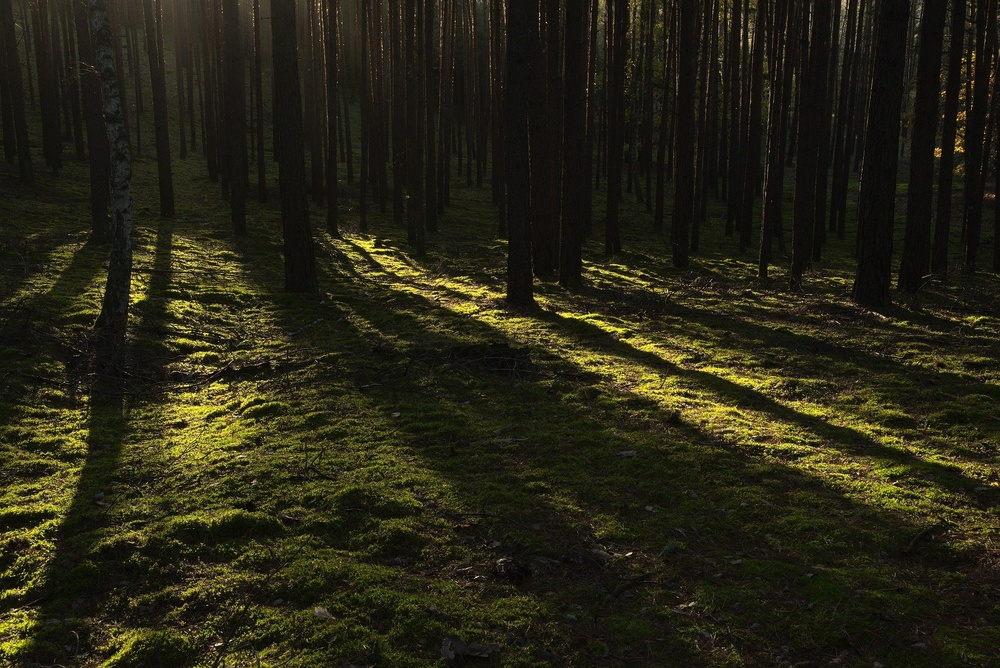
//> input picture eq-color/floresta.jpg, 1000 x 668 px, shrunk from 1920 x 1282 before the run
$ ./color-equalization   (built with g++ and OpenCV 4)
//> lines starting //> are read from the running program, lines starting //| are printed output that depends on the picture
//> further down, img is the input picture: 668 rows x 1000 cols, CV_8UC3; mean B, G, R 20.4, 36.8, 38.9
/////////////////  bgr  \  hsv

#include <iostream>
#include <vector>
#include <opencv2/opencv.hpp>

using namespace std;
using namespace cv;


Mat equa_bgr(const Mat& img)
{
    Mat im  =  img.clone();

    vector<Mat> canal, canal_eq;

    cv::split(im, canal);
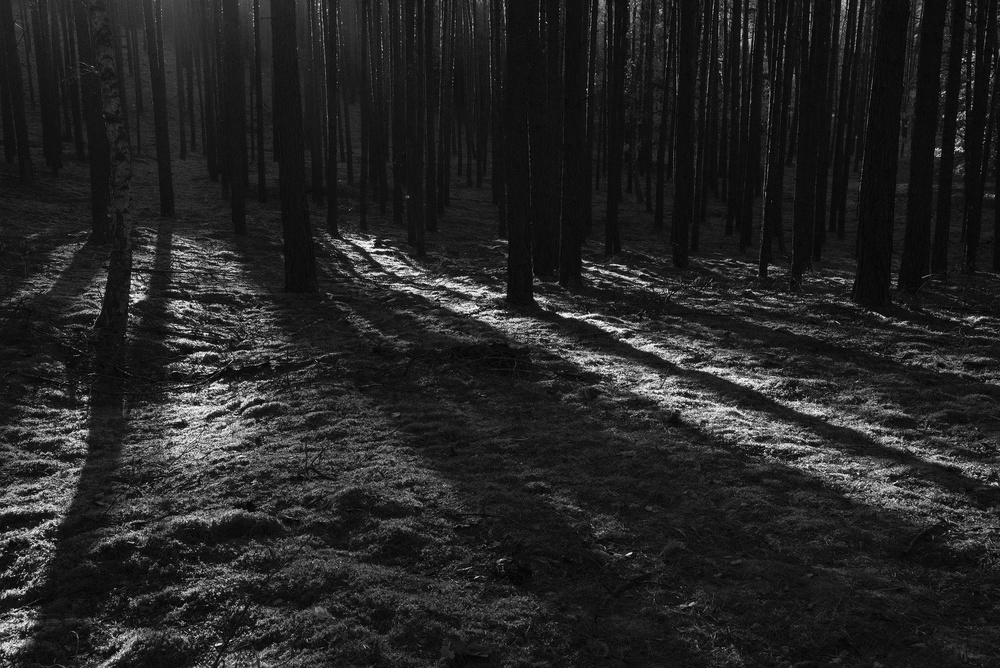
//> canal[1]: 668 rows x 1000 cols, CV_8UC1; min 0, max 254, mean 36.8

    for(int i = 0; i < 3; i++)
    {
        Mat aux  =  Mat(im.rows, im.cols, CV_8UC1);
        cv::equalizeHist(canal[i], aux);
        canal_eq.push_back( aux );
    }
//> this loop made 3 passes
//> pass 1, in equa_bgr, `cv::equalizeHist(canal[i], aux);`:
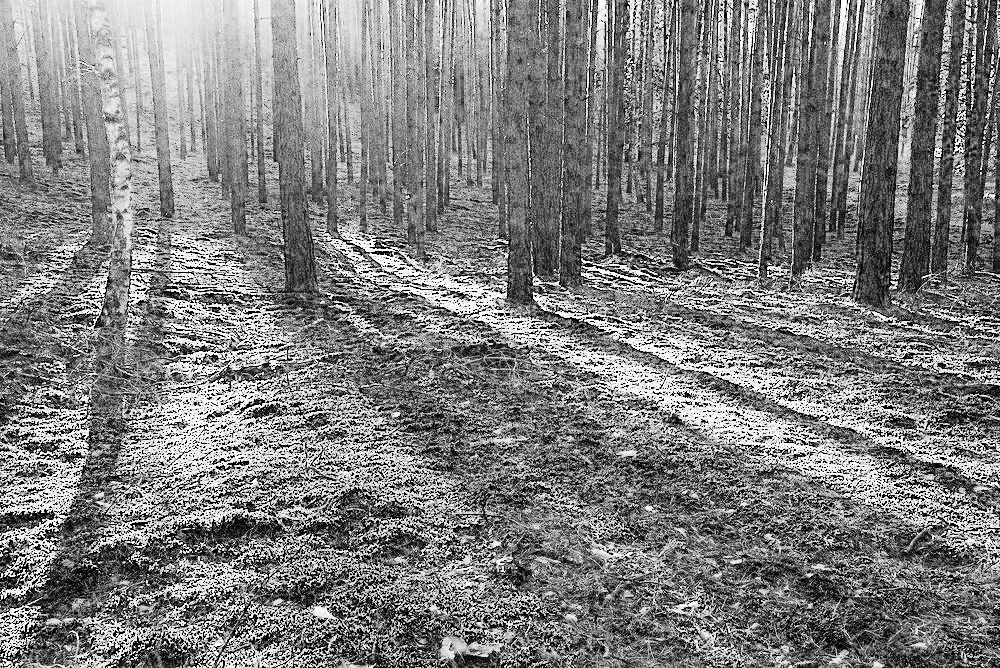
//> aux: 668 rows x 1000 cols, CV_8UC1; min 0, max 255, mean 126.3

    Mat result;
    cv::merge(canal_eq, result);
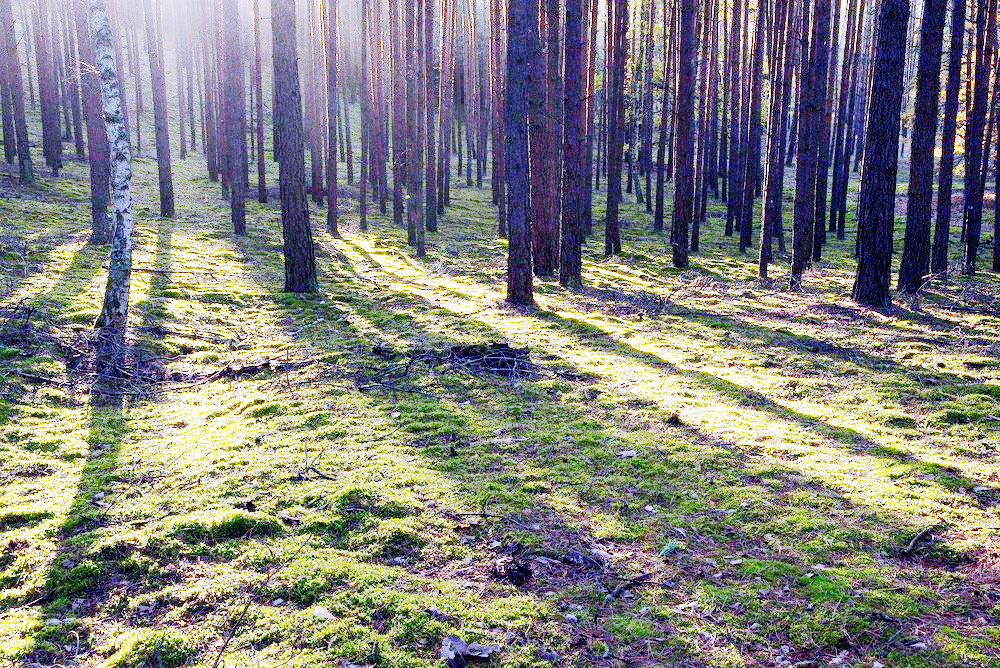
//> result: 668 rows x 1000 cols, CV_8UC3; mean B, G, R 126.3, 130.2, 130.1

 return result;
}

Mat equa_hsv(const Mat& img)
{
    Mat im  =  img.clone();
    cv::cvtColor(im, im, COLOR_BGR2HSV);
//> im: 668 rows x 1000 cols, CV_8UC3; mean H, S, V 27.7, 117.8, 39.5


    vector<Mat> canal;
    cv::split(im, canal);
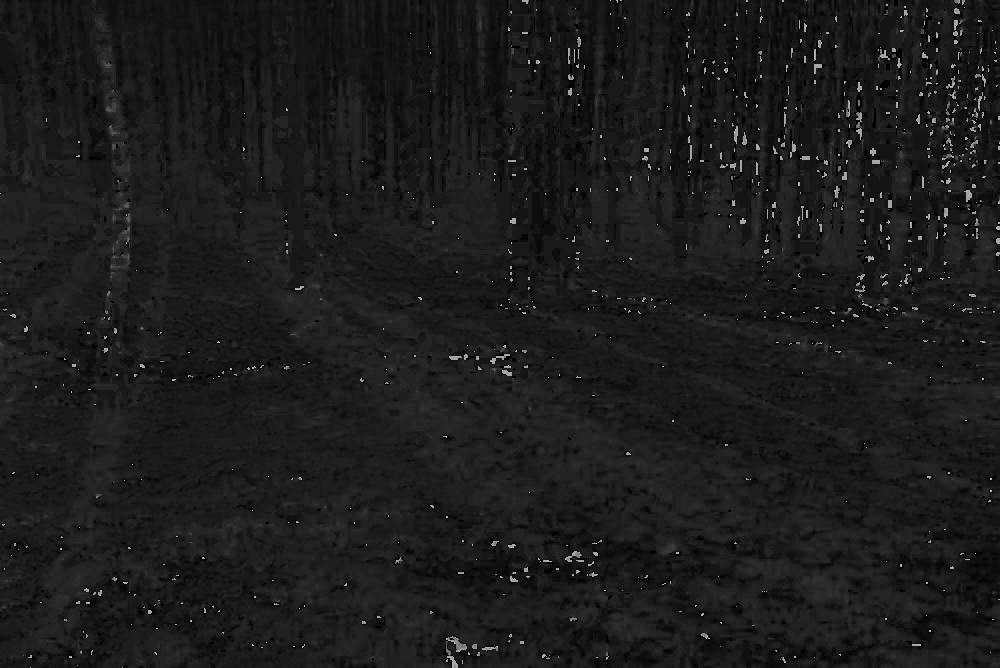
//> canal[0]: 668 rows x 1000 cols, CV_8UC1; min 0, max 178, mean 27.7
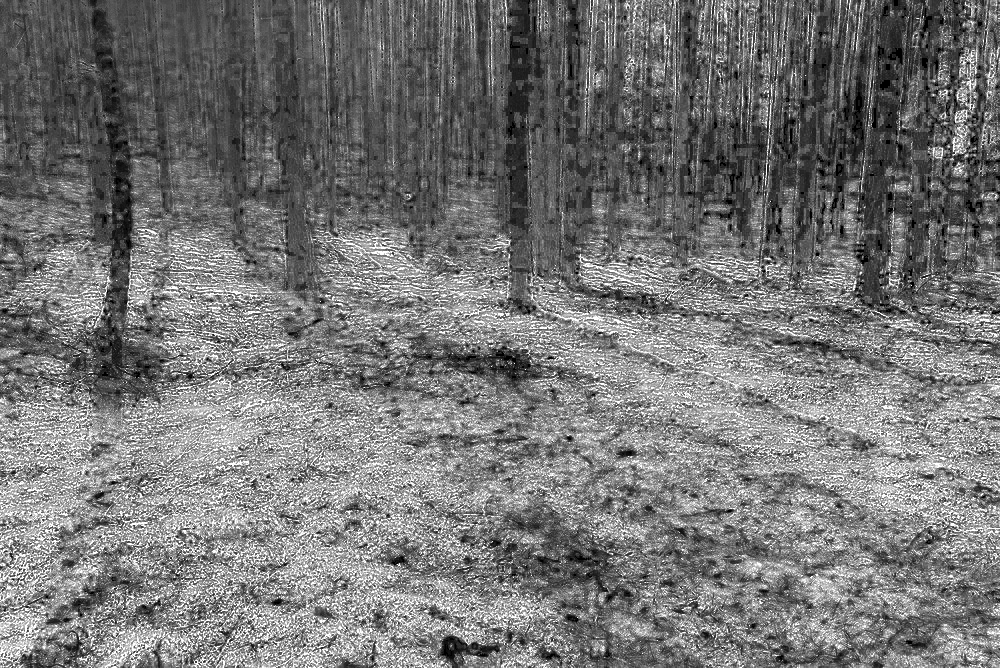
//> canal[1]: 668 rows x 1000 cols, CV_8UC1; min 0, max 255, mean 117.8


    cv::equalizeHist(canal[2], canal[2]);
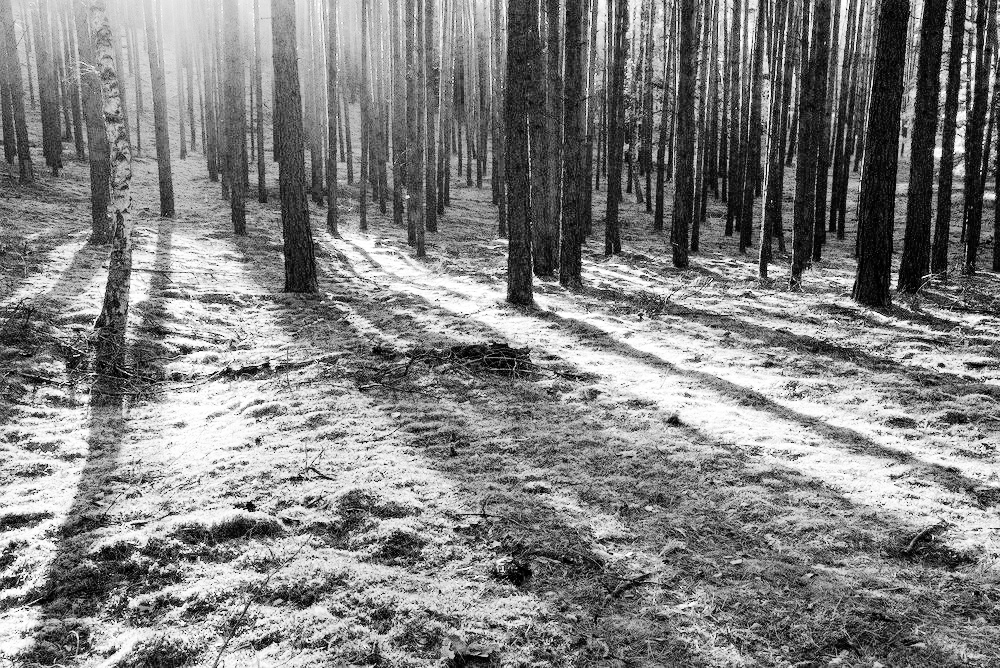
//> canal[2]: 668 rows x 1000 cols, CV_8UC1; min 0, max 255, mean 130.1


    Mat aux, result;
    cv::merge(canal, aux);
//> aux: 668 rows x 1000 cols, CV_8UC3; mean H, S, V 27.7, 117.8, 130.1

    cvtColor(aux, result, COLOR_HSV2BGR);
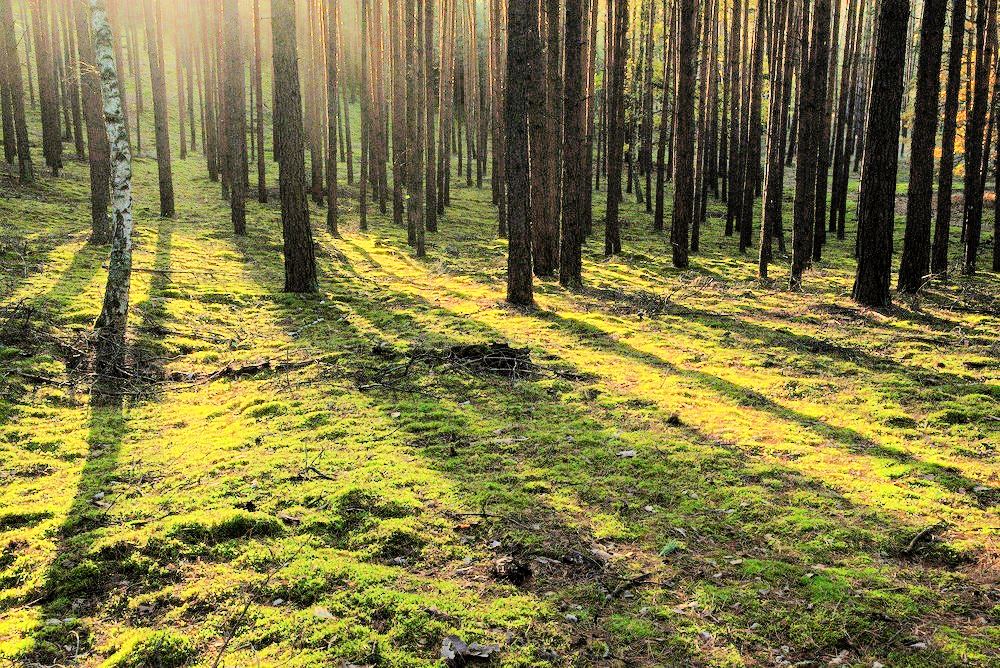
//> result: 668 rows x 1000 cols, CV_8UC3; mean B, G, R 67.6, 120.8, 127.4


 return result;
}


int main(int argc, const char** argv)
{

    Mat img  =  imread("floresta.jpg", IMREAD_UNCHANGED);

    Mat bgr  =  equa_bgr( img );

    Mat hsv  =  equa_hsv( img );


    namedWindow("imagem original", WINDOW_GUI_NORMAL);
    namedWindow("sisntema hsv", WINDOW_GUI_NORMAL);
    namedWindow("sisntema bgr", WINDOW_GUI_NORMAL);


    imshow("imagem original", img);
    imshow("sisntema hsv", hsv);
    imshow("sisntema bgr", bgr);


 waitKey();
 return 0;
}
